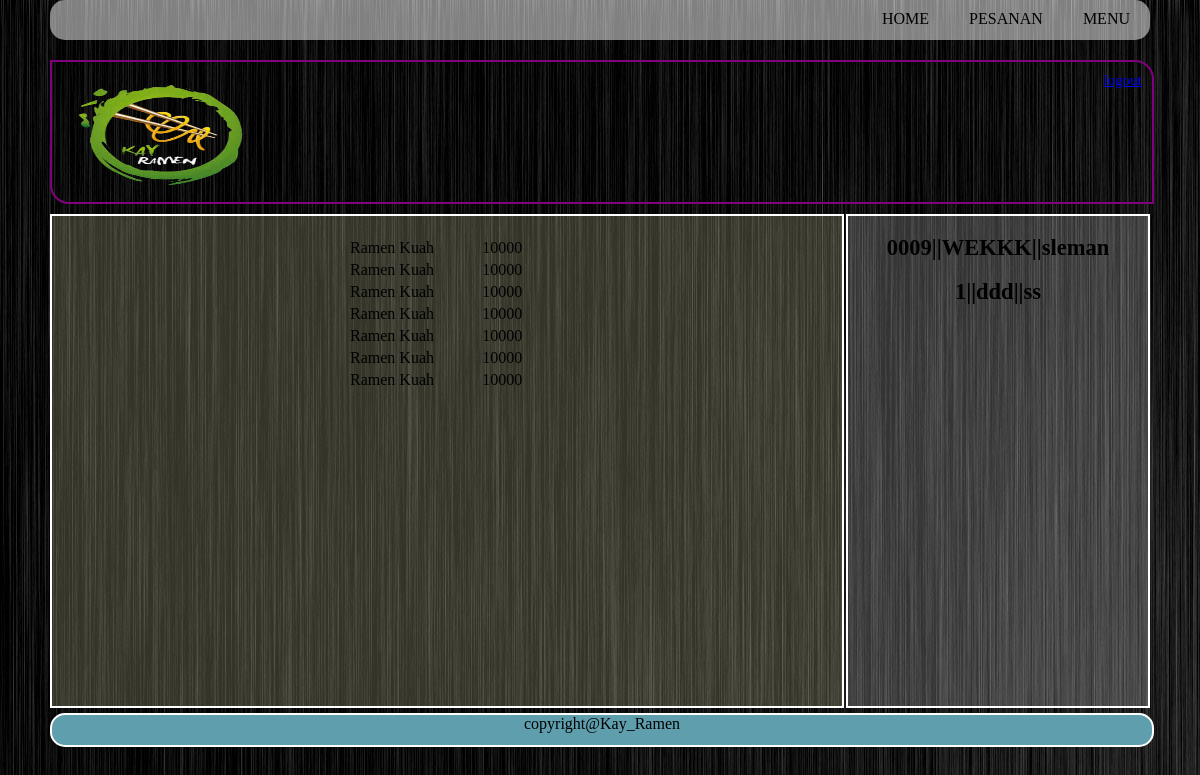
Page /daftar.php on the committed database.
### tables this page shows
CREATE TABLE IF NOT EXISTS `transaksi` (
`no` int(50) NOT NULL,
  `daftar` varchar(50) NOT NULL,
  `harga` int(50) NOT NULL,
  `foto` varchar(50) NOT NULL
);

CREATE TABLE IF NOT EXISTS `pesanan` (
  `no` varchar(50) NOT NULL,
  `nama` varchar(50) NOT NULL,
  `alamat` varchar(50) NOT NULL
);

### daftar.php (the view, shortened to what this page needs)
<html>
<head>
<link rel="stylesheet" type="text/css" href="style.css" >
</head>
<body>
	<div class="menu">
	<ul div="nav">
		<li><a href="home1.php">HOME</a></li>
		<li><a href="">PESANAN</a></li>
		<li><a href="menu1.php">MENU</a></li>
	</ul>
	</div>
	<div class="header">
		<div class="subheader1">
		<img src="BO5XakICEAAxr2.png" height="120" width="200" alt="image" />
		</div>
		<div class="subheader">
		<a href="home.php">logout</a>
		</div>
	</div>
	<div class="content1">
		<div class="subcon">
		<center><table width="200px">
		<form method="post" action="pesansv.php">
		<?php
		$view_order = mysql_query("select * FROM transaksi");
		while($view=mysql_fetch_array($view_order)){
				$na = $view['daftar'];
				$h = $view['harga'];
		echo"<h1><tr><td>$na</td><td>$h</td></tr></h1>";
		}
		?>
		</form>
		</table></center>
		</div>
		<div class="subconn">
		<center><?php
		$pil = mysql_query("select * FROM pesanan");
		while($view=mysql_fetch_array($pil)){
				$no = $view['no'] ;
				$na = $view['nama'];
				$a = $view['alamat'];
		echo"<h2><tr><td>$no</td>||<td>$na</td>||<td>$a</td></tr><h2>";
		}
		?>
		</center>
		</div>
	</div>
	<div class="footer">
	copyright@Kay_Ramen
	</div>
</body>
</html>

### style.css (style rules this page uses)
html { background-image:url(Dark-background-simple-black-and-white-liniar-background-hd.jpg); }
body { width:1100px; height:auto; margin:auto; }
.header { height:120px; width:1080px; padding:10px; background#F5F5DC; border:solid 2px purple; border-radius:0px 19px; }
.subheader { float:right; font-size:15px; }
.subheader1 { float:left; }
.content1 { width:1100px; height:auto; margin-top:10px; background:rgba(450, 0, 250, 0.30); border-radius:0px 15px; }
.subcon { width:790px; float:left; font-size:15px; height:490px; border:solid 2px #fff; background:rgba(400, 300, 200, 0.2); }
.subconn { width:300px; float:right; font-size:15px; height:490px; border:solid 2px #fff; background:rgba(400, 400, 400, 0.2); }
.footer { width:1100px; float:left; height:30px; background:#5F9EAD; text-align:center; border:solid 2px #fff; border-radius:15px; margin-top:5px; }
.menu { height:40px; background:rgba(400, 400, 400, 0.5); margin-bottom:20px; color:#000; border-radius:15px; }
.menu ul { margin:0px; padding:0px; list-style-type:none; float:right; }
.menu ul li { position:relative; float:left; }
.menu ul li a { display :block; padding:10px 20px; color:#000; text-decoration:none; border-radius:5px; }

### rows in the picture
transaksi: daftar "Ramen Kuah", harga "10000"
transaksi: daftar "Ramen Kuah", harga "10000"
transaksi: daftar "Ramen Kuah", harga "10000"
transaksi: daftar "Ramen Kuah", harga "10000"
transaksi: daftar "Ramen Kuah", harga "10000"
transaksi: daftar "Ramen Kuah", harga "10000"
transaksi: daftar "Ramen Kuah", harga "10000"
pesanan: no "0009", nama "WEKKK", alamat "sleman"
pesanan: no "1", nama "ddd", alamat "ss"
